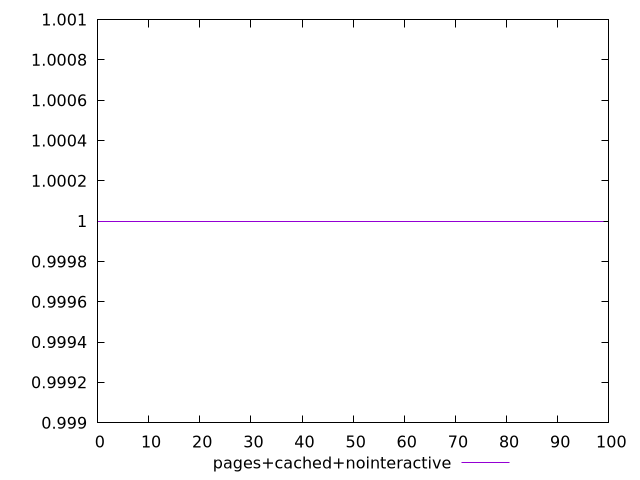

Generate this figure with gnuplot:
$_pagesCachedNointeractive <<EOF
1
1
1
1
1
1
1
1
1
1
1
1
1
1
1
1
1
1
1
1
1
1
1
1
1
1
1
1
1
1
1
1
1
1
1
1
1
1
1
1
1
1
1
1
1
1
1
1
1
1
1
1
1
1
1
1
1
1
1
1
1
1
1
1
1
1
1
1
1
1
1
1
1
1
1
1
1
1
1
1
1
1
1
1
1
1
1
1
1
1
1
1
1
1
1
1
1
1
1
1
EOF
set key outside below
set terminal pngcairo
set output "report_00006_2020-11-02T20-21-41.718Z/unminified-javascript/pages+cached+nointeractive//score.png"
set yrange [0.999:1.001]
plot $_pagesCachedNointeractive title "pages+cached+nointeractive" with line ,
